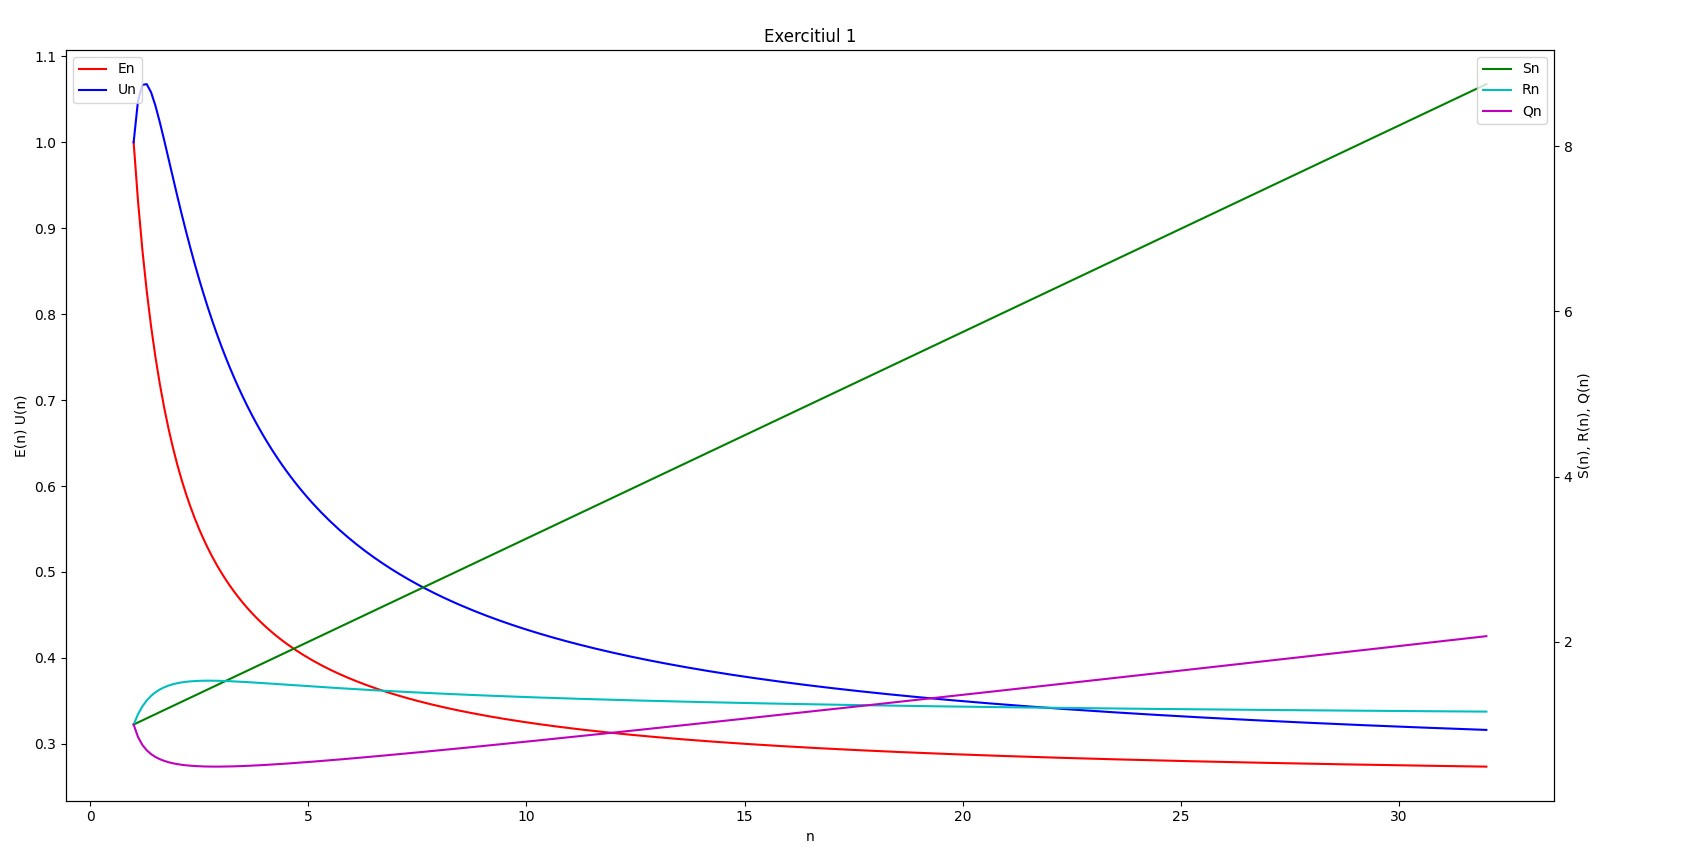

This chart was generated by the following Python code:
import numpy as np
import matplotlib.pyplot as plt

def lab2():
    x = np.arange(1, 32.1, 0.1)
    
    fig, ax = plt.subplots()
    ax2 = ax.twinx()
    
    ax.plot(x, En_output(x), 'r', label='En')
    ax.plot(x, Un_output(x), 'b', label='Un')
    ax2.plot(x, Sn_output(x), 'g', label='Sn')
    ax2.plot(x, Rn_output(x), 'c', label='Rn')
    ax2.plot(x, Qn_output(x), 'm', label='Qn')
    
    ax.set_xlabel('n')
    ax.set_ylabel('E(n) U(n)', color='black')
    ax2.set_ylabel('S(n), R(n), Q(n)', color='black')
    
    ax.legend(loc='upper left')
    ax2.legend(loc='upper right')
    
    plt.title('Exercitiul 1')
    plt.show()

def O1_input(n):
    return n**3

def T1_input(n):
    return n**3

def On_input(n):
    return n**3 + n**2 * np.log2(n)

def Tn_input(n):
    return 4 * n**3 / (n + 3)

def Sn_output(n):
    return T1_input(n) / Tn_input(n)

def En_output(n):
    return T1_input(n) / (n * Tn_input(n))

def Rn_output(n):
    return On_input(n) / O1_input(n)

def Un_output(n):
    return On_input(n) / (n * Tn_input(n))

def Qn_output(n):
    return T1_input(n)**3 / (n * Tn_input(n)**2 * On_input(n))

lab2()
